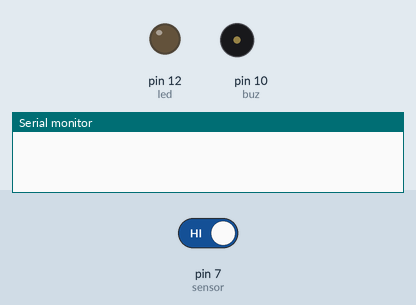
A sketch run on a simulated Arduino Uno, built with avr-gcc and run on an emulated ATmega328P. On the bench: output pins drawn as LEDs (lit = HIGH), buzzer (waves = sounding), the last lines printed to the serial monitor. The inputs (shaded band) are chosen by the test bench; at power-on: pin 7 (sensor) HIGH.

Above: at 1.2 s.
1.3 s: pin 7 (sensor) driven LOW
At 1.53 s:
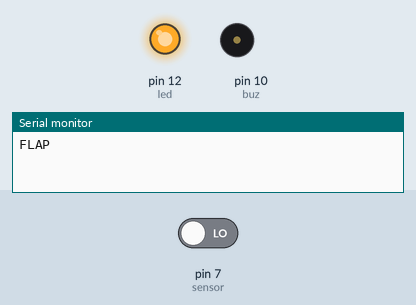
Timing chart, 0 to 10.3 s (numbered marks = the images above; inputs shaded):
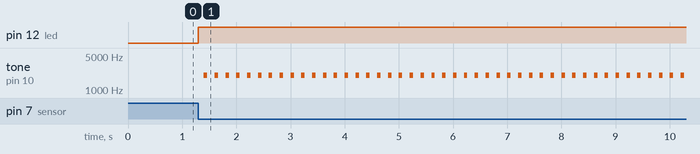

The sketch:

finalproyectard_6.ino
```cpp
int sensor = 7;
int val;
int led = 12;
int buz = 10;

void setup() {
  // put your setup code here, to run once:
  pinMode(sensor,INPUT);
  Serial.begin(9600);
  pinMode(led, OUTPUT);
  pinMode(buz, OUTPUT);
}

void loop() {
  // put your main code here, to run repeatedly:
  val = digitalRead(sensor);
  if (val == LOW){
    digitalWrite(led, HIGH);
    delay(100);
    tone(buz, 2000, 64);
    delay(100);
    Serial.println("FLAP");
  }
  else {
    digitalWrite(led, LOW);
    delay(100);
  }
}
```

Measured:
- after the input at 1.3 s, pin 12 (led): LOW → HIGH at once; tone on pin 10 (buz): alternates 2000 Hz for 0.06 s and silent for 0.14 s, starting after 0.10 s
